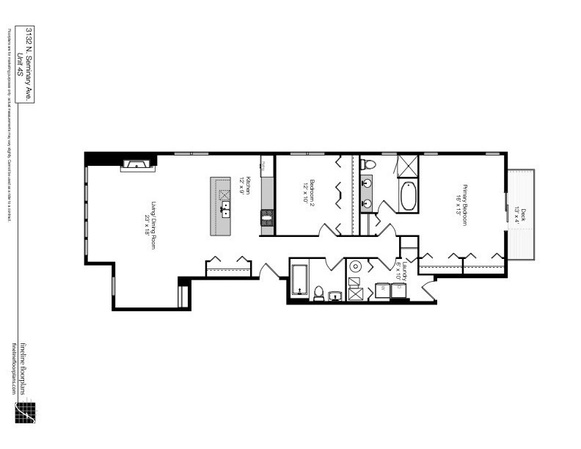
#> input picture 1600sqft.jpg, 581 x 449 px, shrunk from 792 x 612 before the run, found by its file name
$ python ConvexHullApproach.py
#> lines starting #> are read from the running program, lines starting #| are printed output that depends on the picture
from scipy.spatial import ConvexHull
from PIL import Image
from PIL import ImageFilter
import numpy as np
import sys
from matplotlib import pyplot as plt
from scipy.spatial import ConvexHull


def fn(filename):
#> called with filename = 'images/1600sqft.jpg'
    img = Image.open(filename, mode='r').convert("L")
#> img is the input picture: PIL image 581x449 L; min 0, max 255, mean 245.1

    x = [1, 1, 1,
         1, -9, 1,
         1, 1, 1]
    # img.show()
    # print(img.mode)
    img = img.filter(ImageFilter.Kernel((3, 3), x, scale=1, offset=2))
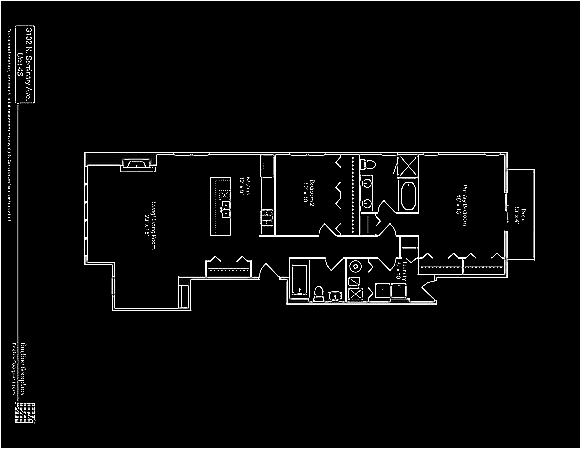
#> img: PIL image 581x449 L; min 0, max 255, mean 9.2
    # img.show()

    avgColor = np.average(np.array(img.getdata()))
#> avgColor = 9.23
    # print(avgColor)

    def fn(x): return 255 if x <= avgColor else 0
#> called with x = 0

    img2 = img.point(fn, mode="1")
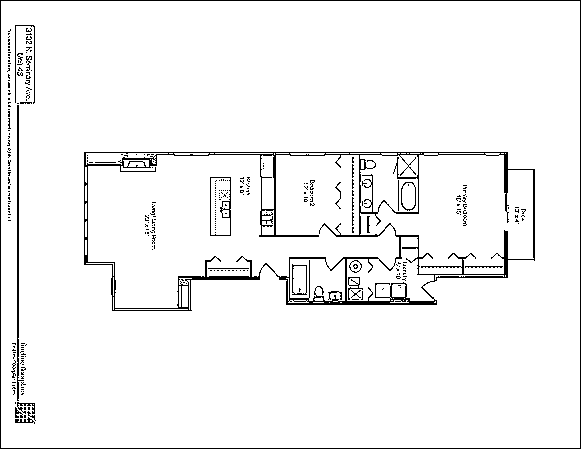
#> img2: PIL image 581x449 1; 95.6% white; black in thin lines or dots
    # img2.show()
    data = img2.getdata()
    matrix = np.array(data).reshape(img2.height, -1)
#> matrix: shape (449, 581) int64; 95.6% white; black in thin lines or dots

    # [9 lines of commented-out code are left out]

    def traverse(x, y, matrix, edge):
        if (matrix[y][x] == 255):
            # print("is white")
            return

        if ((x, y) in visited):
            return

        edge.add((x, y))
        visited.add((x, y))
        # print(f'{x}, {y} added')
        # down
        if y < len(matrix)-1:
            # print("went up")
            traverse(x, y+1, matrix, edge)
            if (x > 1):
                # bottom left
                traverse(x-1, y+1, matrix, edge)
            if (x < len(matrix[0])-1):
                # bottom right
                traverse(x+1, y+1, matrix, edge)
        # up
        if y > 1:
            # print("went down")
            traverse(x, y-1, matrix, edge)

            if (x > 1):
                # up left
                traverse(x-1, y-1, matrix, edge)
            if (x < len(matrix[0])-1):
                # up right
                traverse(x+1, y-1, matrix, edge)

        # left
        if x > 1:
            # print("went left")
            traverse(x-1, y, matrix, edge)
        # right
        if x < len(matrix[0])-1:
            # print("went right")
            traverse(x+1, y, matrix, edge)

        return

    sys.setrecursionlimit(img2.width*img2.height)
    edges = list()
    visited = set()
    for y in range(len(matrix)):
        for x in range(len(matrix[0])):
            edge = set()
            traverse(x, y, matrix, edge)
            if (len(edge) != 0):
                edges.append(edge)
#> after the loop, edges = 312 items

    plt.xlim(-1, img2.width+1)
    plt.ylim(-1, img2.height+1)
    plt.autoscale(False)
    if (0, 0) in edges[0]:
        edges = edges[1:]
#> edges = 311 items
    edges = sorted(edges, reverse=True, key=lambda x: len(x))
    # print(edges)
    m = max(edges)
#> m = 6173 items
    x = []
    y = []
    for edge in edges:
        for pt in edge:
            x.append(pt[0])
            y.append(img2.height - pt[1])
#> after the loop, x = 9299 values, max 534 at index 10, min 7 at index 8422, mean 268.1; y = 9299 values, max 424 at index 6990, min 26 at index 7538, mean 219.8
    p = []
    for pt in m:
        # x.append(pt[0])
        # y.append(img2.height - pt[1])
        p.append((pt[0], img.height - pt[1]))
#> this loop made 6173 passes
#> pt on passes 1 to 3: (178, 155), (250, 260), (398, 158)
#> after the loop, p = 6173 pairs, first value 84 to 534, second value 139 to 297

    ax = plt.subplot()
    ax.scatter(x, y, s=0.5, marker=',')

    pts = np.array(list(p))
#> pts has the same summary as p
    hull = ConvexHull(pts)
    border = pts[hull.vertices]
#> border = [[507, 297], [84, 297], [84, 185], [112, 139], [191, 139], [436, 145], [507, 172], [534, 189], [534, 280]]
    x, y = border[:, 0], border[:, 1]
#> x = [507, 84, 84, 112, 191, 436, 507, 534, 534]; y = [297, 297, 185, 139, 139, 145, 172, 189, 280]
    x = np.append(x, border[0][0])
#> x = [507, 84, 84, 112, 191, 436, 507, 534, 534, 507]
    y = np.append(y, border[0][1])
#> y = [297, 297, 185, 139, 139, 145, 172, 189, 280, 297]
    ax.plot(x, y, color='red')
    plt.show()
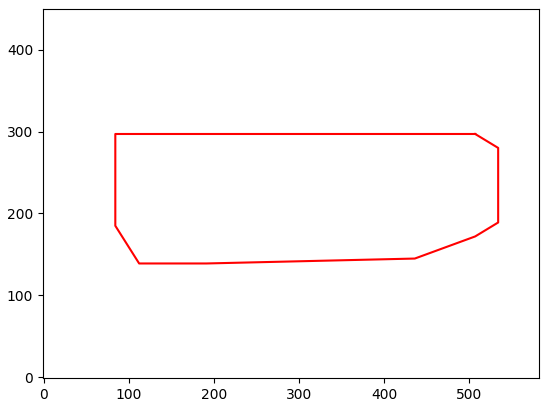
#> figure drawn by matplotlib, 1 panel

    print(int(hull.volume/92))
#| 728


filenames = ["1600sqft.jpg",
             "floorplan 4 copy.jpg",
             "floorplan 5.jpeg",
             "floorplan 6.jpeg",
             "floor plan 7.jpeg"]

for filename in filenames:
    fn("images/" + filename)
#> pass 2 of the loop `for filename in filenames:`:
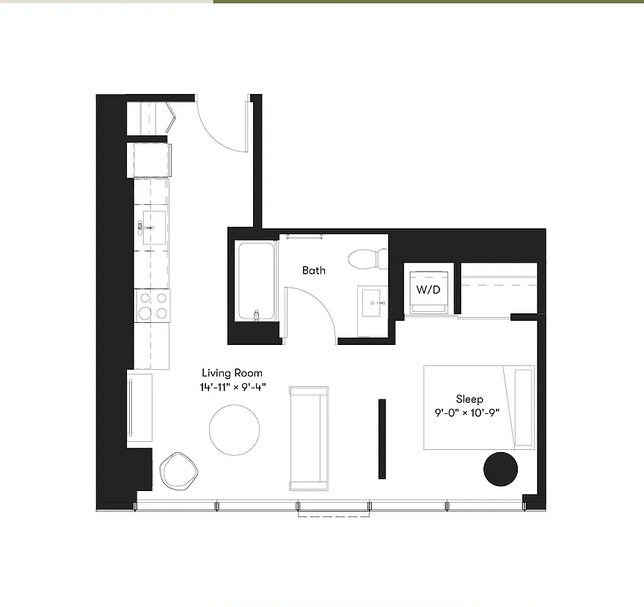
#> input picture images/floorplan 4 copy.jpg, 644 x 607 px, shrunk from 878 x 827 before the run, found by its file name
#> avgColor = 6.11
#> in fn (call 2), `img2 = img.point(fn, mode="1")`:
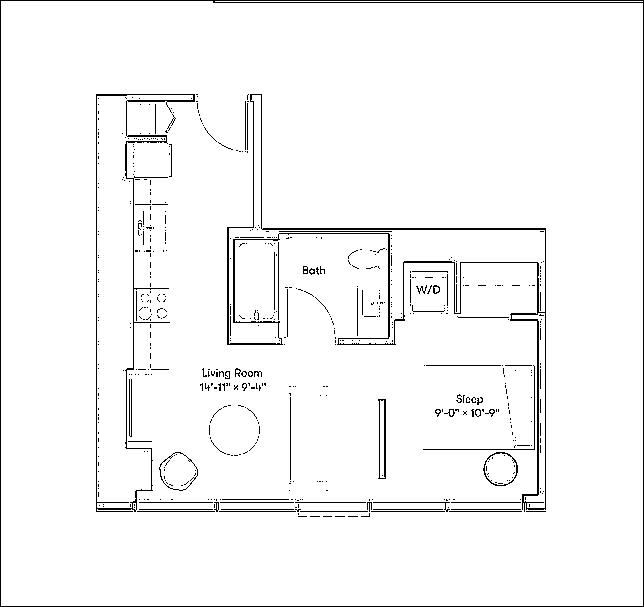
#> img2: PIL image 644x607 1; 96.7% white; black in thin lines or dots
#> matrix: shape (607, 644) int64; 96.7% white; black in thin lines or dots
#> after the loop in fn (call 2), `for y in range(len(matrix)):`: edges = 615 items
#> in fn (call 2), `edges = edges[1:]`: edges = 614 items
#> m = 3333 items
#> after the loop in fn (call 2), `for edge in edges:`: x = 10163 values, max 545 at index 4, min 96 at index 3337, mean 316; y = 10163 values, max 513 at index 50, min 91 at index 8869, mean 271.5
#> the loop in fn (call 2), `for pt in m:` made 3333 passes
#> pt on passes 1 to 3: (261, 153), (434, 261), (480, 228)
#> after the loop in fn (call 2), `for pt in m:`: p = 3333 pairs, first value 227 to 545, second value 96 to 513
#> pts has the same summary as p
#> border = [[227, 263], [524, 96], [545, 98], [545, 379], [261, 513], [250, 513], [227, 380]]
#> in fn (call 2), `x, y = border[:, 0], border[:, 1]`: x = [227, 524, 545, 545, 261, 250, 227]; y = [263, 96, 98, 379, 513, 513, 380]
#> in fn (call 2), `x = np.append(x, border[0][0])`: x = [227, 524, 545, 545, 261, 250, 227, 227]
#> in fn (call 2), `y = np.append(y, border[0][1])`: y = [263, 96, 98, 379, 513, 513, 380, 263]
#> in fn (call 2), `plt.show()`:
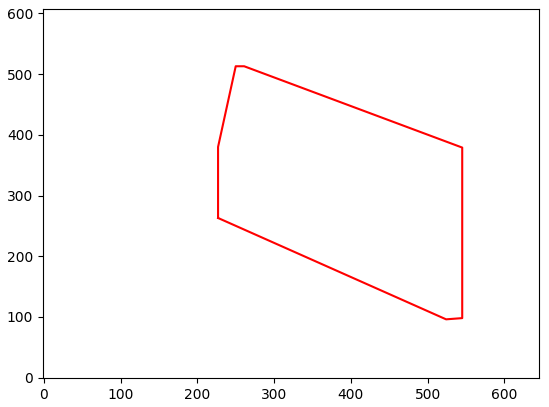
#> figure drawn by matplotlib, 1 panel
#| 948
#> pass 3 of the loop `for filename in filenames:`:
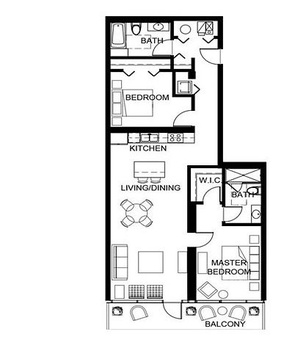
#> input picture images/floorplan 5.jpeg, 306 x 348 px, shrunk from 417 x 474 before the run, found by its file name
#> avgColor = 19.62
#> in fn (call 3), `img2 = img.point(fn, mode="1")`:
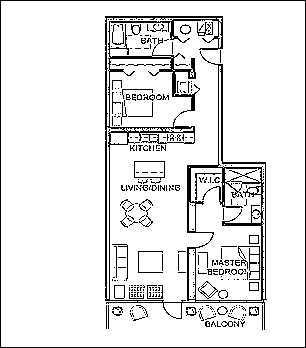
#> img2: PIL image 306x348 1; 90.6% white; black in thin lines or dots
#> matrix: shape (348, 306) int64; 90.6% white; black in thin lines or dots
#> after the loop in fn (call 3), `for y in range(len(matrix)):`: edges = 323 items
#> in fn (call 3), `edges = edges[1:]`: edges = 322 items
#> m = 5451 items
#> after the loop in fn (call 3), `for edge in edges:`: x = 8718 values, max 266 at index 2554, min 105 at index 17, mean 178.8; y = 8718 values, max 332 at index 49, min 19 at index 1047, mean 179.4
#> the loop in fn (call 3), `for pt in m:` made 5451 passes
#> pt on passes 1 to 3: (238, 206), (241, 211), (194, 99)
#> after the loop in fn (call 3), `for pt in m:`: p = 5451 pairs, first value 105 to 266, second value 19 to 332
#> pts has the same summary as p
#> border = [[222, 332], [105, 332], [105, 48], [106, 45], [176, 30], [264, 19], [266, 49], [265, 186]]
#> in fn (call 3), `x, y = border[:, 0], border[:, 1]`: x = [222, 105, 105, 106, 176, 264, 266, 265]; y = [332, 332, 48, 45, 30, 19, 49, 186]
#> in fn (call 3), `x = np.append(x, border[0][0])`: x = [222, 105, 105, 106, 176, 264, 266, 265, 222]
#> in fn (call 3), `y = np.append(y, border[0][1])`: y = [332, 332, 48, 45, 30, 19, 49, 186, 332]
#> in fn (call 3), `plt.show()`:
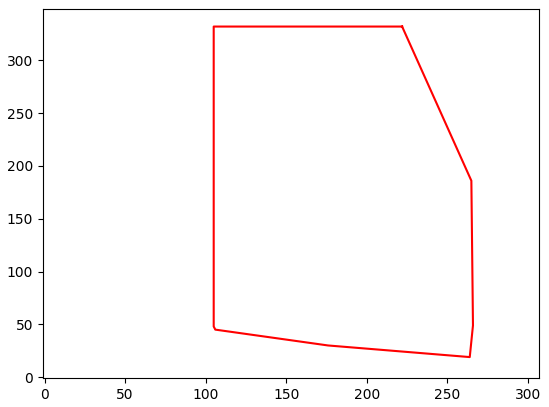
#> figure drawn by matplotlib, 1 panel
#| 491
#> the loop made 5 passes; the first 3 are shown
